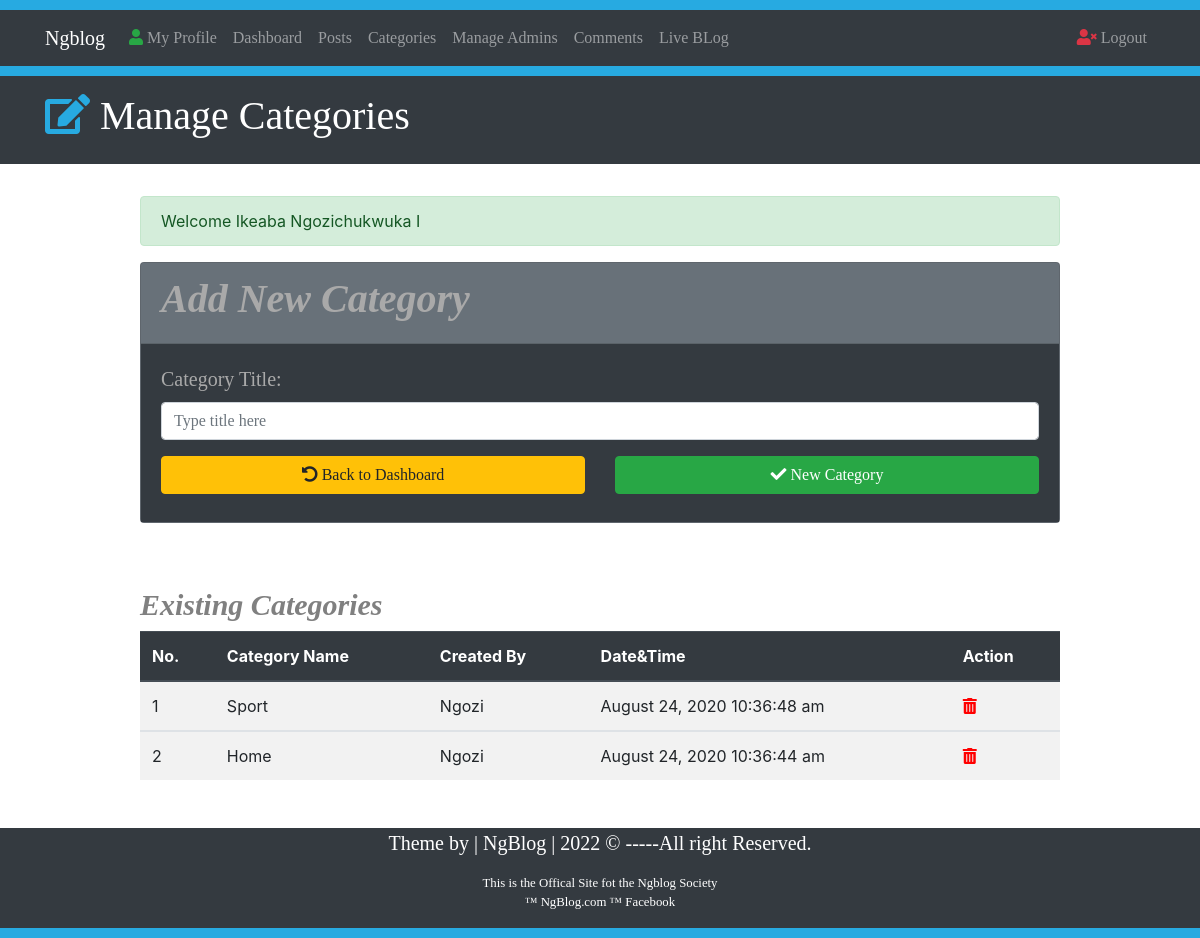
Screenshot of /categories.php (signed in) with the database file from the repository.
### tables this page shows
CREATE TABLE `category` (
  `id` int NOT NULL,
  `title` varchar(50) NOT NULL,
  `author` varchar(50) NOT NULL,
  `datetime` varchar(50) NOT NULL
);

### categories.php (the view, shortened to what this page needs)
<?php include "includes/functions.php"; ?>
<?php include "includes/sessions.php"; ?>
<!DOCTYPE html>
<html lang = "en">
<head>
  <link rel="stylesheet" href="https://use.fontawesome.com/releases/v5.6.3/css/all.css">
<link rel="stylesheet" href="https://stackpath.bootstrapcdn.com/bootstrap/4.4.1/css/bootstrap.min.css">
<link rel = "stylesheet" href = "css/styles.css">
</head>
<body>
<div style = "height: 10px; background: #27AAE1;"></div>
    <nav class = "navbar navbar-expand-lg navbar-dark bg-dark">
        <div class = "container">
            <a href = "blog.php?page=1" class = "navbar-brand" style = "font-family:Book Antiqua;"> Ngblog </a>
                <div class = "collapse navbar-collapse" id = "navbarcollapseMENU">
                <ul class = "navbar-nav mr-auto">
                    <li class = "nav-item">
                        <a href  = "myprofile.php" class = "nav-link" style = "font-family:Book Antiqua;"><i class="fas fa-user text-success"></i> My Profile </a>
                    </li>
                    <li class = "nav-item">
                        <a href  = "dashboard.php" class = "nav-link" style = "font-family:Book Antiqua;"> Dashboard </a>
                    </li>
                    <li class = "nav-item">
                        <a href  = "posts.php?page=1" class = "nav-link" style = "font-family:Book Antiqua;"> Posts </a>
                    </li>
                    <li class = "nav-item">
                        <a href  = "categories.php" class = "nav-link" style = "font-family:Book Antiqua;"> Categories</a>
                    </li>
                    <li class = "nav-item">
                        <a href  = "admin.php" class = "nav-link" style = "font-family:Book Antiqua;"> Manage Admins</a>
                    </li>
                    <li class = "nav-item">
                        <a href  = "comments.php" class = "nav-link" style = "font-family:Book Antiqua;"> Comments</a>
                    </li>
                    <li class = "nav-item">
                        <a href  = "blog.php?page=1" class = "nav-link" style = "font-family:Book Antiqua;" > Live BLog</a>
                    </li>
                </ul>
                <ul class = "navbar-nav ml-auto">
                    <li class = "nav-item">
                        <a href = "logout.php" class = "nav-link" style = "font-family:Book Antiqua;"><i class="fas fa-user-times text-danger"></i> Logout</a>
                    </li>
                </div>
        </div>
    </nav>
<div style = "height: 10px; background: #27AAE1;"></div>
<header class = "bg-dark text-white py-3">
<div class = "container">
    <div class = "row">
        <div class = "col-md-12">
    <h1 style = "font-family: Broadway;"><i class = "fas fa-edit" style = "color: #27AAE1;"></i> Manage Categories </h1>
        </div>
    </div>
</div>
</header>
<br>
<section class = "container py-2 mb-4">
    <div class = "row">
        <div class = "offset-lg-1 col-lg-10"style = "min-height: 400px;">
            <?php echo ErrorMessage();
                  echo SuccessMessage();
            ?>
            <form action = "categories.php" method = "post">
                <div class = "card bg-secondary text-dark mb-3">
                    <div class = "card-header">
                        <h1 style = "font-family: Century Gothic; font-size: 40px; color:DarkGray;"><strong><i> Add New Category </i></strong></h1>
                    </div>
    <div class = "card-body bg-dark">
        <div class = "form-group">
            <label for = "title"><span class = "FieldInfo"> Category Title: </span></label>
                <input class = "form-control" type = "text" name = "Title" id = "title" placeholder = "Type title here" value = "" style = "font-family: Century Gothic;">
        </div>
            <div class = "row">
                <div class = "col-lg-6 mb-2">
                    <a href = "dashboard.php" class = "btn btn-warning btn-block" style = "font-family: Century Gothic;"><i class = "fas fa-undo-alt"></i> Back to Dashboard </a>
                </div>
                <div class = "col-lg-6 mb-2">
                    <button type = "submit" name = "Submit" class = "btn btn-success btn-block" style = "font-family: Century Gothic;">
                        <i class = "fas fa-check"></i> New Category
                    </button>
            </div>
                </div>
    </div>
                </div>
           </form>
           <br><br>
            <h2 style="font-size: 30px; font-family:Century Gothic; color:gray;"><strong><i> Existing Categories </i></strong></h2>
            <table class = "table table-striped table-hover">
                <thead class = "thead-dark">
                    <tr>
                        <th> No. </th>
                        <th> Category Name </th>
                        <th> Created By </th>
                        <th> Date&Time </th>
                        <th> Action </th>
                    </tr>
                </thead>
        <?php
        $sql_cat = "SELECT * FROM category ORDER BY id desc";
        $run_cat = mysqli_query($connect,$sql_cat);
        $srNo = 0;
        while ($show_cat = mysqli_fetch_array($run_cat)) {
            $catID = $show_cat["id"];
            $catName = $show_cat["title"];
            $catAuthor = $show_cat["author"];
            $DateTime = $show_cat["datetime"];
            $srNo++;
        ?>
                <tbody>
                    <tr>
                        <td><?php echo htmlentities($srNo); ?></td>
                        <td><?php echo htmlentities($catName); ?></td>
                        <td><?php echo htmlentities($catAuthor); ?></td>
                        <td><?php echo htmlentities($DateTime); ?></td>
                        <td>
                            <a href="includes/deleteCategory.php?id=<?php echo $catID; ?>" title = "Delete"><span class = "fas fa-trash-alt" style="color:Red;"></span></a>
                        </td>
                    </tr>
                </tbody>
        <?php } ?>
            </table>
        </div>
    </div>
</section>
<footer class = "bg-dark text-white" style = "font-family:Century Gothic;">
    <div class = "container">
        <div class = "row">
            <div class = "col">
            <p class = "lead text-center">Theme by | NgBlog | <span id = "year"></span> &copy; -----All right Reserved. </p>
            <p class = "text-center small"><a style = "color: white; text-decoration: none; cursor: pointer;" href= "https://ngblog.com/coupons/" target = "_blank">
            This is the Offical Site fot the Ngblog Society<br> &trade; NgBlog.com &trade; Facebook</a></p>
            </div>
        </div>
    </div>
</footer>
<div style = "height: 10px; background: #27AAE1;"></div>
</body>
</html>

### css/styles.css (style rules this page uses)
.FieldInfo { color: DarkGray; font-family: "Broadway"; font-size: 20px; }

### rows the page displays
category: title "Sport", author "Ngozi", datetime "August 24, 2020 10:36:48 am"
category: title "Home", author "Ngozi", datetime "August 24, 2020 10:36:44 am"

### other values shown
SuccessMessage() "Welcome Ikeaba Ngozichukwuka I"
